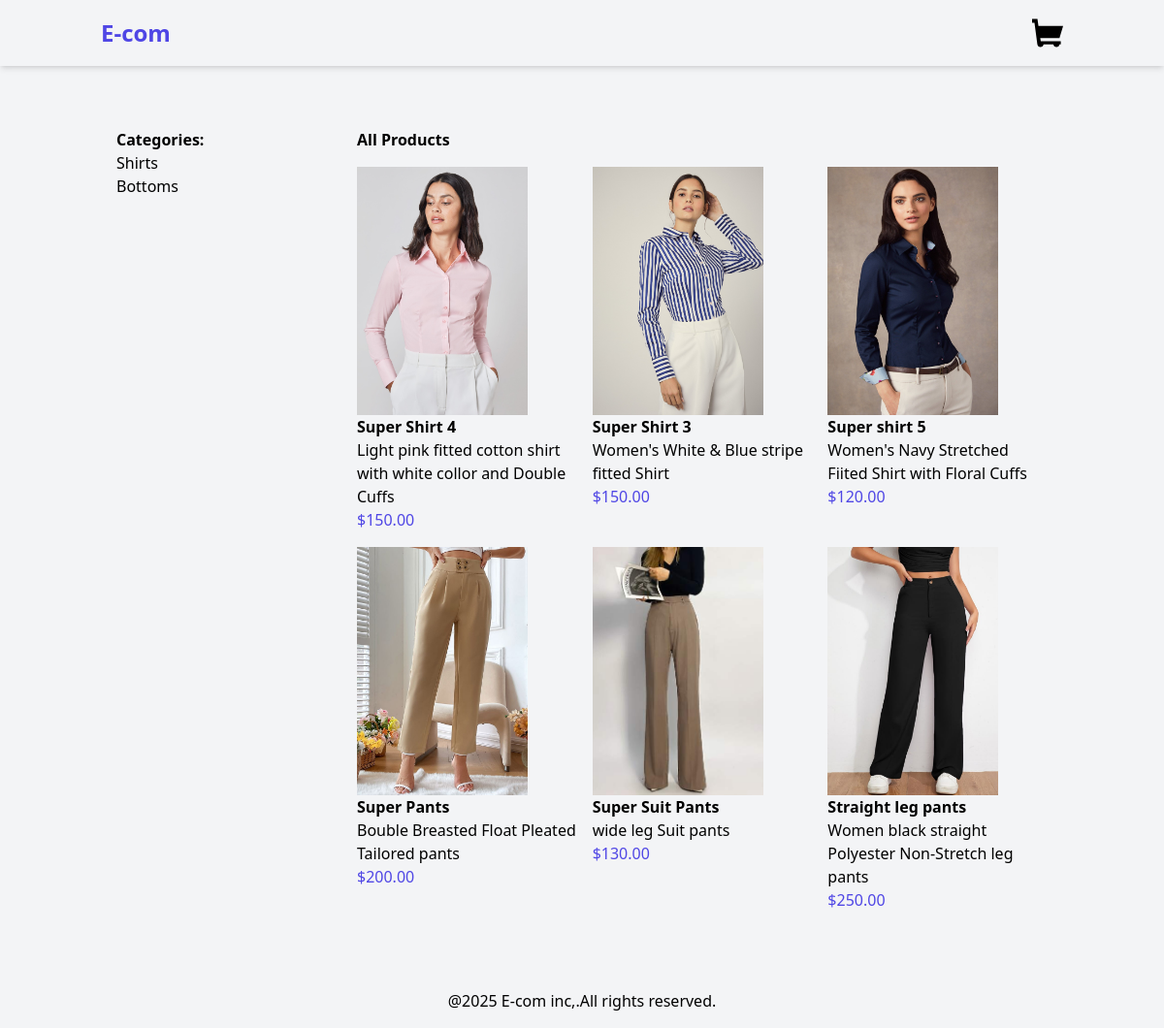
The page / on the database its author committed.
### products/models.py (models this page shows, shortened)
class Category(models.Model):
    name=models.CharField(max_length=250)
    slug=models.SlugField(unique=True)
    class Meta:
        verbose_name_plural='categories'

class Product(models.Model):
    category=models.ForeignKey(Category,related_name="products",on_delete=models.CASCADE)
    name=models.CharField( max_length=250)
    slug=models.SlugField(max_length=250)
    description=models.TextField(max_length=250,blank=True)
    price=models.DecimalField(max_digits=10,decimal_places=2)
    available=models.BooleanField(default=True)
    created=models.DateTimeField(auto_now_add=True)
    updated=models.DateTimeField(auto_now=True)
    image=models.ImageField(upload_to='products',blank=True,null=True)

### products/views.py (the view)
# urls.py: path('',views.product_list,name="product_list"),
def product_list(request,category_slug=None):
    category=None
    products=Product.objects.filter(available=True)
    categories=Category.objects.all()
    if category_slug:
        category=get_object_or_404(Category,slug=category_slug)
        products=products.filter(category=category)
    return render(request,'products/product/list.html',context={'category':category,'products':products,'categories':categories})

### products/templates/products/product/list.html (shortened to what this page needs)
{% extends 'base.html' %}
{% block content %}
<div class="container mx-auto p-4 flex">
    <aside class="w-1/4 p-4">
        <h2 class="font-bold">
            Categories:
        </h2>
        <ul>
            {% for category in categories %}
            <li>
                <a href="{% url 'products:product_list_by_category' category.slug %}">{{category.name}}</a>
            </li>
            {% endfor %}
        </ul>
    </aside>
    <main  class="w-3/4 p-4">
        {% if category %}
        <h2 class="font-bold mb-4">{{category.name}}</h2>
        {% else %}
        <h2 class="font-bold mb-4">All Products</h2>
        {% endif %}
        <div class="grid grid-cols-3 gap-4">
            {% for product in products %}
            <a href="{% url 'products:product_detail' product.id product.slug %}">
            <div>
                {% if product.image %}
                <img src="{{product.image.url}}" alt={{product.name}} class="h-64 w-44 object-cover">
                {% else %}
                <p>product is not available</p>
                {% endif %}
                <h3 class="font-semibold">{{product.name}}</h3>
                <p>{{product.description}}</p>
                <p class="text-indigo-600">${{product.price}}</p>
            </div>
            {% endfor %}
        </div>
    </main>
</div>
{% endblock %}

### templates/base.html (shortened to what this page needs)
{% load static %}
<!DOCTYPE html>
<html lang="en">
<head>
    <link href="{% static 'dist/style.css' %}" rel="stylesheet"/>
</head>
<body class="bg-gray-100 text-grey-800 flex flex-col min-h-screen">
    <header class="shadow-md">
        {% include 'includes/nav.html' %}
    </header>
    <main class="container mx-auto py-8 flex-grow">
    {% block content %}
    {% endblock %}
    </main>
    <footer>
        <div class="container mx-auto p-4 text-center">
        <p>@2025 E-com inc,.All rights reserved.
        </p>
        </div>
    </footer>
</body>
</html>

### templates/includes/nav.html (shortened to what this page needs)
<nav class="container mx-auto p-4 flex justify-between items-center">
<a href="/" class="text-2xl font-bold text-indigo-600">
    E-com
</a>
<a href="{% url 'cart:cart_detail' %}">
</a>
</nav>

### rows shown on the page
Category: name "Shirts"
Category: name "Bottoms"
Product: image (picture), name "Super Shirt 4", description "Light pink fitted cotton shirt with white collor and Double Cuffs", price "150.00"
Product: image (picture), name "Super Shirt 3", description "Women's White & Blue stripe fitted Shirt", price "150.00"
Product: image (picture), name "Super shirt 5", description "Women's Navy Stretched Fiited Shirt with Floral Cuffs", price "120.00"
Product: image (picture), name "Super Pants", description "Bouble Breasted Float Pleated Tailored pants", price "200.00"
Product: image (picture), name "Super Suit Pants", description "wide leg Suit pants", price "130.00"
Product: image (picture), name "Straight leg pants", description "Women black straight Polyester Non-Stretch leg pants", price "250.00"
